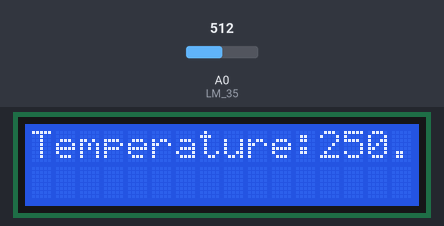
A sketch run on a simulated Arduino Uno, built with avr-gcc and run on an emulated ATmega328P. Shown: 16×2 character LCD. Inputs (shaded band) come from the test bench; at power-on: A0 (LM_35) = 512.

Above: at 1.8 s.
1.9 s: A0 (LM_35) set to 716
At 3.1 s:
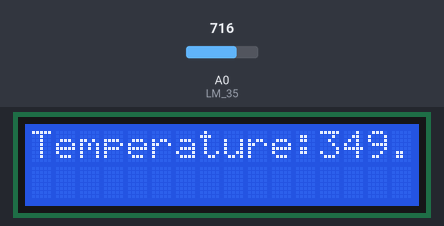
3.7 s: A0 (LM_35) set to 900
At 4.8 s:
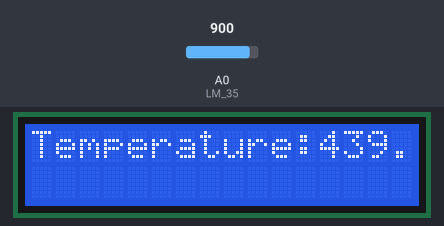
5.8 s: A0 (LM_35) set to 1023
At 7.6 s:
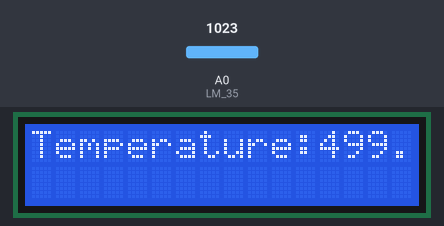
Timing chart, 0 to 9.1 s (numbered marks = the images above; inputs shaded):
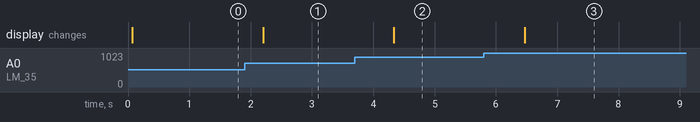

Measured:
- after the input at 1.9 s, the display: changes after 0.30 s (image 1)
- after the input at 3.7 s, the display: changes after 0.64 s (image 2)
- after the input at 5.8 s, the display: changes after 0.67 s (image 3)

The sketch:

tempsensordigital.ino
```cpp
#include <LiquidCrystal.h>
LiquidCrystal MyLCD(12, 11, 5, 4, 3, 2);
int LM_35=A0;
int input_val=0;
float temp=0;
void setup() {
  // put your setup code here, to run once:


}

void loop()
{
input_val = analogRead(LM_35);
temp = (5.0 * input_val * 100.0) / 1024 ;
MyLCD.begin(16,2);
MyLCD.home();
MyLCD.print("Temperature:");
MyLCD.setCursor(12,0);
MyLCD.print(temp);
delay(1000);
}
```
